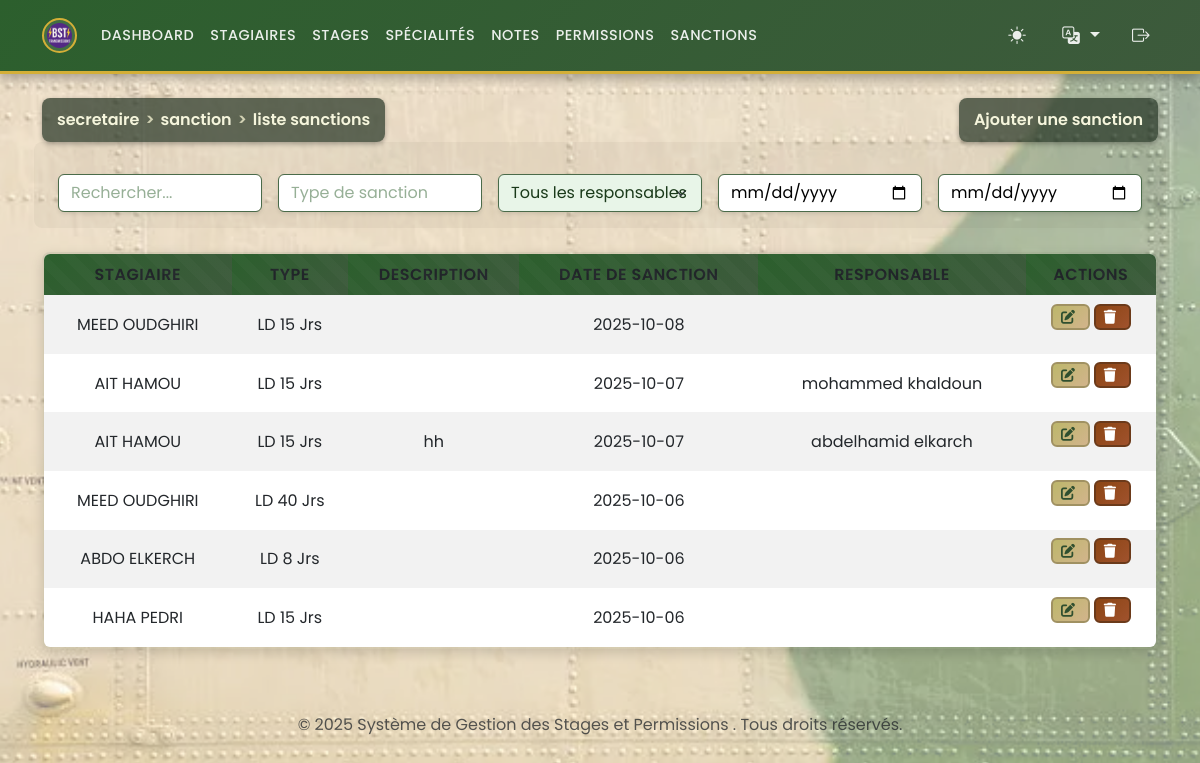
The page /secretaire/manage_sanctions.php (signed in) on the database its author committed.
### tables this page shows
CREATE TABLE `punitions` (
  `id` int(11) NOT NULL,
  `id_stagiaire` int(11) NOT NULL,
  `type` enum('samedi & dimanche','piquet','permanence','chef de poste','Garde','Corvet','LD 4 Jrs','LD 8 Jrs','LD 10 Jrs','LD 15 Jrs','LD 25 Jrs','LD 30 Jrs','LD 40 Jrs') NOT NULL,
  `description` text DEFAULT NULL,
  `date_punition` date DEFAULT curdate(),
  `auteur_id` int(11) DEFAULT NULL
);

CREATE TABLE `stagiaires` (
  `id` int(11) NOT NULL,
  `matricule` varchar(50) NOT NULL,
  `nom` varchar(100) NOT NULL,
  `prenom` varchar(100) NOT NULL,
  `date_naissance` date DEFAULT NULL,
  `adresse` text DEFAULT NULL,
  `telephone` varchar(20) DEFAULT NULL,
  `email` varchar(100) DEFAULT NULL,
  `groupe_sanguin` enum('A+','A-','B+','B-','AB+','AB-','O+','O-') DEFAULT NULL,
  `photo` varchar(255) DEFAULT NULL,
  `grade` enum('Lieutenant','Sous-Lieutenant','Adjudant Chef','Adjudant','Sergent Chef','Sergent','Caporal Chef','Caporal','2 eme Classe','1er Classe') DEFAULT NULL,
  `date_inscription` date DEFAULT curdate(),
  `id_stage` int(11) NOT NULL,
  `id_specialite` int(11) NOT NULL
);

CREATE TABLE `users` (
  `id` int(11) NOT NULL,
  `username` varchar(50) NOT NULL,
  `password` varchar(255) NOT NULL,
  `role` enum('admin','secretaire','docteur') NOT NULL,
  `nom` varchar(100) DEFAULT NULL,
  `prenom` varchar(100) DEFAULT NULL,
  `email` varchar(100) DEFAULT NULL,
  `created_at` timestamp NOT NULL DEFAULT current_timestamp()
);

### functions.php (called while the page is built, shortened)
<?php
if (isset($_GET['lang'])) {
    $lang = $_GET['lang'];
    $_SESSION['lang'] = $lang;
} elseif (isset($_SESSION['lang'])) {
    $lang = $_SESSION['lang'];
} else {
    $lang = 'ar';
    $_SESSION['lang'] = $lang;
}
$lang_file = __DIR__ . '/lang/' . $lang . '.php';
if (file_exists($lang_file)) {
    $translations = include $lang_file;
} else {
    $translations = include __DIR__ . '/lang/ar.php';
}
?>

### secretaire/manage_sanctions.php (the view, shortened to what this page needs)
<?php
require '../functions.php';
$sanctions = $pdo->query("
    SELECT pu.*, s.nom, s.prenom, u.nom AS auteur_nom, u.prenom AS auteur_prenom
    FROM punitions pu
    JOIN stagiaires s ON pu.id_stagiaire = s.id
    LEFT JOIN users u ON pu.auteur_id = u.id
    ORDER BY pu.date_punition DESC
")->fetchAll();
?>
<?php include '../templates/header.php'; ?>
<div class="d-flex justify-content-between align-items-center mb-3">
<div class="breadcrumb-header"><?php echo htmlspecialchars($translations['breadcrumb_secretaire']); ?> <span>></span> <?php echo htmlspecialchars($translations['breadcrumb_sanction']); ?> <span>></span> <?php echo htmlspecialchars($translations['breadcrumb_liste_sanctions']); ?></div>
<button class="breadcrumb-header" data-bs-toggle="modal"
    data-bs-target="#addSanctionModal"><?php echo htmlspecialchars($translations['add_sanction'] ?? 'إضافة عقوبة'); ?></button>
</div>
<div class="mb-3 row g-3 align-items-center">
    <div class="col">
        <input type="text" id="searchInput" class="form-control"
            placeholder="<?php echo htmlspecialchars($translations['search'] ?? 'ابحث...'); ?>">
    </div>
    <div class="col">
        <input type="text" id="filterType" class="form-control"
            placeholder="<?php echo htmlspecialchars($translations['sanction_type'] ?? 'نوع العقوبة'); ?>">
    </div>
    <div class="col">
        <select id="filterAuteur" class="form-select">
            <option value=""><?php echo htmlspecialchars($translations['all_responsibles'] ?? 'كل المسؤولين'); ?>
            </option>
        </select>
    </div>
    <div class="col">
        <input type="date" id="dateFrom" class="form-control"
            placeholder="<?php echo htmlspecialchars($translations['from_date'] ?? 'من تاريخ'); ?>">
    </div>
    <div class="col">
        <input type="date" id="dateTo" class="form-control"
            placeholder="<?php echo htmlspecialchars($translations['to_date'] ?? 'إلى تاريخ'); ?>">
    </div>
</div>
<table class="table table-striped table-responsive" style="border-radius: 0.5rem; overflow: hidden;">
    <thead>
        <tr>
            <th><?php echo htmlspecialchars($translations['trainee'] ?? 'المتدرب'); ?></th>
            <th><?php echo htmlspecialchars($translations['type'] ?? 'النوع'); ?></th>
            <th><?php echo htmlspecialchars($translations['description'] ?? 'الوصف'); ?></th>
            <th><?php echo htmlspecialchars($translations['sanction_date'] ?? 'تاريخ العقوبة'); ?></th>
            <th><?php echo htmlspecialchars($translations['responsible'] ?? 'المسؤول'); ?></th>
            <th><?php echo htmlspecialchars($translations['actions'] ?? 'إجراءات'); ?></th>
        </tr>
    </thead>
    <tbody id="sanctionsTableBody">
        <?php foreach ($sanctions as $sanction): ?>
            <tr data-stagiaire="<?php echo htmlspecialchars($sanction['nom'] . ' ' . $sanction['prenom']); ?>"
                data-type="<?php echo htmlspecialchars($sanction['type']); ?>"
                data-auteur="<?php echo htmlspecialchars($sanction['auteur_id'] ? $sanction['auteur_nom'] . ' ' . $sanction['auteur_prenom'] : ''); ?>"
                data-date="<?php echo $sanction['date_punition']; ?>">
                <td><?php echo htmlspecialchars($sanction['nom'] . ' ' . $sanction['prenom']); ?></td>
                <td><?php echo htmlspecialchars($sanction['type']); ?></td>
                <td><?php echo nl2br(htmlspecialchars($sanction['description'])); ?></td>
                <td><?php echo $sanction['date_punition']; ?></td>
                <td><?php echo htmlspecialchars($sanction['auteur_id'] ? $sanction['auteur_nom'] . ' ' . $sanction['auteur_prenom'] : ''); ?>
                </td>
                <td>
                    <button class="btn btn-sm btn-warning" data-bs-toggle="modal"
                        data-bs-target="#editSanctionModal<?php echo $sanction['id']; ?>"><i class="fas fa-edit"></i></button>
                    <form method="post" action="../actions/delete_sanction.php" style="display:inline-block;"
                        onsubmit="return confirm('<?php echo htmlspecialchars($translations['confirm_delete_sanction']); ?>');">
                        <button type="submit"
                            class="btn btn-sm btn-danger"><i class="fas fa-trash"></i></button>
                    </form>
                </td>
            </tr>
        <?php endforeach; ?>
    </tbody>
</table>
<?php include '../templates/footer.php'; ?>

### rows shown on the page
punitions: id_stagiaire.prenom "MEED OUDGHIRI", type "LD 15 Jrs", date_punition "2025-10-08"
punitions: id_stagiaire.prenom "AIT HAMOU", type "LD 15 Jrs", date_punition "2025-10-07", auteur.prenom "mohammed khaldoun"
punitions: id_stagiaire.prenom "AIT HAMOU", type "LD 15 Jrs", description "hh", date_punition "2025-10-07", auteur.prenom "abdelhamid elkarch"
punitions: id_stagiaire.prenom "MEED OUDGHIRI", type "LD 40 Jrs", date_punition "2025-10-06"
punitions: id_stagiaire.prenom "ABDO ELKERCH", type "LD 8 Jrs", date_punition "2025-10-06"
punitions: id_stagiaire.prenom "HAHA PEDRI", type "LD 15 Jrs", date_punition "2025-10-06"

### other values the page prints
$translations['dashboard'] "DASHBOARD"
$translations['trainees'] "STAGIAIRES"
$translations['stages'] "STAGES"
$translations['specialities'] "SPÉCIALITÉS"
$translations['notes'] "NOTES"
$translations['permissions'] "PERMISSIONS"
$translations['sanctions'] "SANCTIONS"
$translations['breadcrumb_secretaire'] "secretaire"
$translations['breadcrumb_sanction'] "sanction"
$translations['breadcrumb_liste_sanctions'] "liste sanctions"
$translations['add_sanction'] "Ajouter une sanction"
$translations['trainee'] "STAGIAIRE"
$translations['type'] "TYPE"
$translations['description'] "DESCRIPTION"
$translations['sanction_date'] "DATE DE SANCTION"
